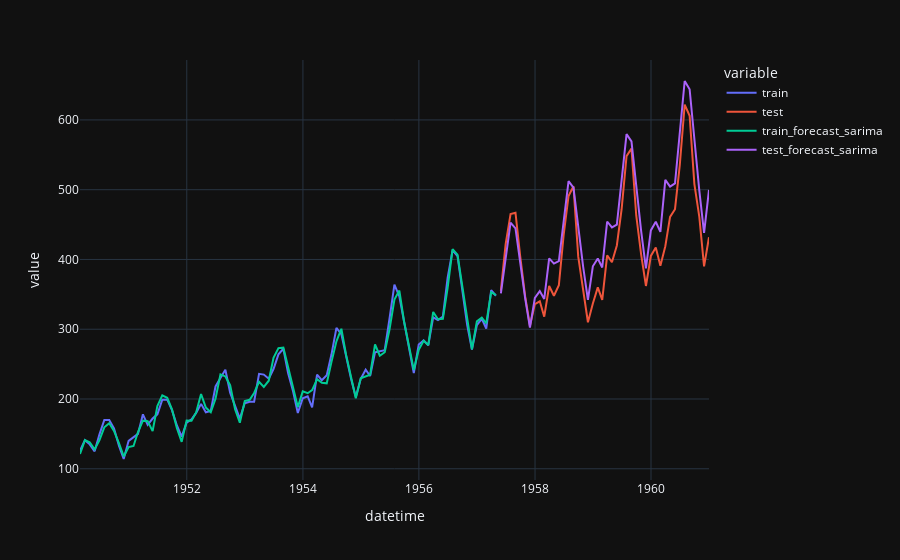

Notebook code for this chart:
### Code cell
df_pred[12+1:].plot()

### Figure 1 — Plotly figure (JSON) as saved in the notebook; plotly's stock layout.template omitted (floating-point values rounded to 4 significant figures; data arrays with more than 128 entries replaced by an {"elided": "..."} marker saying what was removed)
{"data": [{"hovertemplate": "variable=train<br>datetime=%{x}<br>value=%{y}<extra></extra>", "legendgroup": "train", "line": {"color": "#636efa", "dash": "solid"}, "marker": {"symbol": "circle"}, "mode": "lines", "name": "train", "orientation": "v", "showlegend": true, "type": "scatter", "x": {"elided": "131 str values"}, "xaxis": "x", "y": {"elided": "131 float values"}, "yaxis": "y"}, {"hovertemplate": "variable=test<br>datetime=%{x}<br>value=%{y}<extra></extra>", "legendgroup": "test", "line": {"color": "#EF553B", "dash": "solid"}, "marker": {"symbol": "circle"}, "mode": "lines", "name": "test", "orientation": "v", "showlegend": true, "type": "scatter", "x": {"elided": "131 str values"}, "xaxis": "x", "y": {"elided": "131 float values"}, "yaxis": "y"}, {"hovertemplate": "variable=train_forecast_sarima<br>datetime=%{x}<br>value=%{y}<extra></extra>", "legendgroup": "train_forecast_sarima", "line": {"color": "#00cc96", "dash": "solid"}, "marker": {"symbol": "circle"}, "mode": "lines", "name": "train_forecast_sarima", "orientation": "v", "showlegend": true, "type": "scatter", "x": {"elided": "131 str values"}, "xaxis": "x", "y": {"elided": "131 float values"}, "yaxis": "y"}, {"hovertemplate": "variable=test_forecast_sarima<br>datetime=%{x}<br>value=%{y}<extra></extra>", "legendgroup": "test_forecast_sarima", "line": {"color": "#ab63fa", "dash": "solid"}, "marker": {"symbol": "circle"}, "mode": "lines", "name": "test_forecast_sarima", "orientation": "v", "showlegend": true, "type": "scatter", "x": {"elided": "131 str values"}, "xaxis": "x", "y": {"elided": "131 float values"}, "yaxis": "y"}], "layout": {"legend": {"title": {"text": "variable"}, "tracegroupgap": 0}, "margin": {"t": 60}, "xaxis": {"anchor": "y", "domain": [0, 1], "title": {"text": "datetime"}}, "yaxis": {"anchor": "x", "domain": [0, 1], "title": {"text": "value"}}}}
